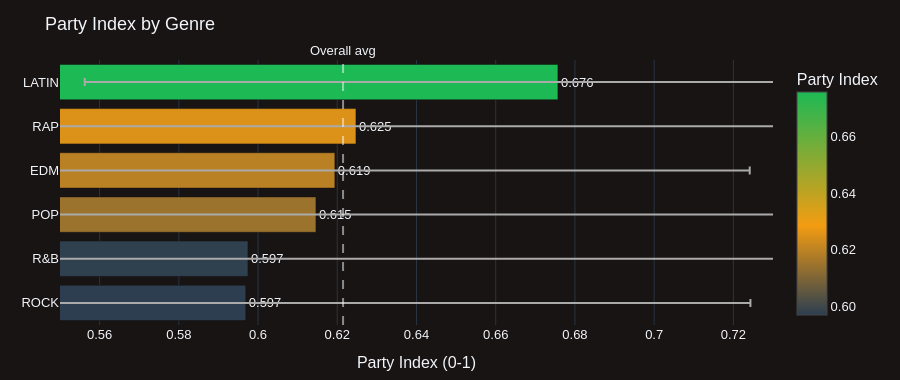

Notebook cell for this chart:
### Markdown cell above
## 6. The Party Index

> *Custom metric = (Danceability + Energy + Valence) / 3*  
> Measures how suitable a track is for a party.

### Code cell
party_by_genre = (
    df.groupby('playlist_genre')['party_index']
    .agg(['mean', 'std'])
    .reindex(GENRE_ORDER).reset_index()
)
party_by_genre.columns = ['genre', 'mean', 'std']
party_by_genre = party_by_genre.sort_values('mean', ascending=True)

fig = go.Figure()
fig.add_trace(go.Bar(
    x=party_by_genre['mean'],
    y=party_by_genre['genre'].str.upper(),
    orientation='h',
    marker=dict(
        color=party_by_genre['mean'],
        colorscale=[[0, '#2C3E50'], [0.4, '#F39C12'], [1.0, '#1DB954']],
        showscale=True,
        colorbar=dict(title='Party Index', tickformat='.2f'),
    ),
    error_x=dict(type='data', array=party_by_genre['std'], visible=True, color='#aaa'),
    text=party_by_genre['mean'].apply(lambda x: f'{x:.3f}'),
    textposition='outside',
))
fig.add_vline(x=party_by_genre['mean'].mean(), line_dash='dash', line_color='white',
              opacity=0.5, annotation_text='Overall avg', annotation_position='top')
fig.update_layout(
    title_text='Party Index by Genre',
    xaxis=dict(title='Party Index (0-1)', range=[0.55, 0.73]),
    height=380, **LAYOUT_DEFAULTS,
)
fig.show()

### Figure 1 — Plotly figure (JSON) as saved in the notebook; plotly's stock layout.template omitted (floating-point values rounded to 4 significant figures)
{"data": [{"error_x": {"array": [0.1274, 0.1369, 0.1238, 0.1047, 0.1167, 0.1195], "color": "#aaa", "type": "data", "visible": true}, "marker": {"color": [0.5969, 0.5974, 0.6146, 0.6194, 0.6247, 0.6757], "colorbar": {"tickformat": ".2f", "title": {"text": "Party Index"}}, "colorscale": [[0, "#2C3E50"], [0.4, "#F39C12"], [1, "#1DB954"]], "showscale": true}, "orientation": "h", "text": ["0.597", "0.597", "0.615", "0.619", "0.625", "0.676"], "textposition": "outside", "type": "bar", "x": [0.5969, 0.5974, 0.6146, 0.6194, 0.6247, 0.6757], "y": ["ROCK", "R&B", "POP", "EDM", "RAP", "LATIN"]}], "layout": {"annotations": [{"showarrow": false, "text": "Overall avg", "x": 0.6215, "xanchor": "center", "xref": "x", "y": 1, "yanchor": "bottom", "yref": "y domain"}], "font": {"family": "Arial", "size": 13}, "height": 380, "margin": {"b": 40, "l": 60, "r": 40, "t": 60}, "paper_bgcolor": "#191414", "plot_bgcolor": "#191414", "shapes": [{"line": {"color": "white", "dash": "dash"}, "opacity": 0.5, "type": "line", "x0": 0.6215, "x1": 0.6215, "xref": "x", "y0": 0, "y1": 1, "yref": "y domain"}], "title": {"text": "Party Index by Genre"}, "xaxis": {"range": [0.55, 0.73], "title": {"text": "Party Index (0-1)"}}}}
